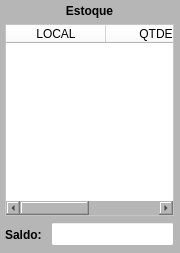
              <widget class="QWidget" name="widget_Cor6" native="true">
               <property name="minimumSize">
                <size>
                 <width>150</width>
                 <height>0</height>
                </size>
               </property>
               <property name="maximumSize">
                <size>
                 <width>180</width>
                 <height>16777215</height>
                </size>
               </property>
               <property name="styleSheet">
                <string notr="true">background-color: rgb(182, 182, 182);</string>
               </property>
               <layout class="QVBoxLayout" name="verticalLayout_8">
                <property name="spacing">
                 <number>6</number>
                </property>
                <property name="leftMargin">
                 <number>5</number>
                </property>
                <property name="topMargin">
                 <number>3</number>
                </property>
                <property name="rightMargin">
                 <number>6</number>
                </property>
                <property name="bottomMargin">
                 <number>6</number>
                </property>
                <item>
                 <widget class="QLabel" name="label_9">
                  <property name="minimumSize">
                   <size>
                    <width>0</width>
                    <height>15</height>
                   </size>
                  </property>
                  <property name="maximumSize">
                   <size>
                    <width>16777215</width>
                    <height>15</height>
                   </size>
                  </property>
                  <property name="font">
                   <font>
                    <pointsize>9</pointsize>
                    <weight>75</weight>
                    <bold>true</bold>
                   </font>
                  </property>
                  <property name="text">
                   <string>Estoque</string>
                  </property>
                  <property name="alignment">
                   <set>Qt::AlignCenter</set>
                  </property>
                 </widget>
                </item>
                <item>
                 <widget class="QTableWidget" name="table_Estoque">
                  <property name="sizePolicy">
                   <sizepolicy hsizetype="Preferred" vsizetype="Preferred">
                    <horstretch>0</horstretch>
                    <verstretch>0</verstretch>
                   </sizepolicy>
                  </property>
                  <property name="font">
                   <font>
                    <pointsize>8</pointsize>
                   </font>
                  </property>
                  <property name="styleSheet">
                   <string notr="true">background-color: rgb(255, 255, 255);</string>
                  </property>
                  <column>
                   <property name="text">
                    <string>LOCAL</string>
                   </property>
                  </column>
                  <column>
                   <property name="text">
                    <string>QTDE</string>
                   </property>
                  </column>
                 </widget>
                </item>
                <item>
                 <widget class="QWidget" name="widget_16" native="true">
                  <property name="minimumSize">
                   <size>
                    <width>0</width>
                    <height>25</height>
                   </size>
                  </property>
                  <property name="maximumSize">
                   <size>
                    <width>16777215</width>
                    <height>25</height>
                   </size>
                  </property>
                  <layout class="QHBoxLayout" name="horizontalLayout_9">
                   <property name="spacing">
                    <number>6</number>
                   </property>
                   <property name="leftMargin">
                    <number>0</number>
                   </property>
                   <property name="topMargin">
                    <number>0</number>
                   </property>
                   <property name="rightMargin">
                    <number>0</number>
                   </property>
                   <property name="bottomMargin">
                    <number>0</number>
                   </property>
                   <item>
                    <widget class="QLabel" name="label_5">
                     <property name="minimumSize">
                      <size>
                       <width>40</width>
                       <height>0</height>
                      </size>
                     </property>
                     <property name="maximumSize">
                      <size>
                       <width>40</width>
                       <height>16777215</height>
                      </size>
                     </property>
                     <property name="font">
                      <font>
                       <pointsize>9</pointsize>
                       <weight>75</weight>
                       <bold>true</bold>
                      </font>
                     </property>
                     <property name="text">
                      <string>Saldo:</string>
                     </property>
                    </widget>
                   </item>
                   <item>
                    <widget class="QLineEdit" name="line_Saldo_Total">
                     <property name="sizePolicy">
                      <sizepolicy hsizetype="Preferred" vsizetype="Preferred">
                       <horstretch>0</horstretch>
                       <verstretch>0</verstretch>
                      </sizepolicy>
                     </property>
                     <property name="minimumSize">
                      <size>
                       <width>0</width>
                       <height>24</height>
                      </size>
                     </property>
                     <property name="maximumSize">
                      <size>
                       <width>16777215</width>
                       <height>24</height>
                      </size>
                     </property>
                     <property name="font">
                      <font>
                       <pointsize>9</pointsize>
                      </font>
                     </property>
                     <property name="cursor">
                      <cursorShape>IBeamCursor</cursorShape>
                     </property>
                     <property name="styleSheet">
                      <string notr="true">background-color: rgb(255, 255, 255);</string>
                     </property>
                     <property name="inputMask">
                      <string/>
                     </property>
                     <property name="text">
                      <string/>
                     </property>
                     <property name="frame">
                      <bool>true</bool>
                     </property>
                     <property name="echoMode">
                      <enum>QLineEdit::Normal</enum>
                     </property>
                     <property name="alignment">
                      <set>Qt::AlignCenter</set>
                     </property>
                    </widget>
                   </item>
                  </layout>
                 </widget>
                </item>
               </layout>
              </widget>
